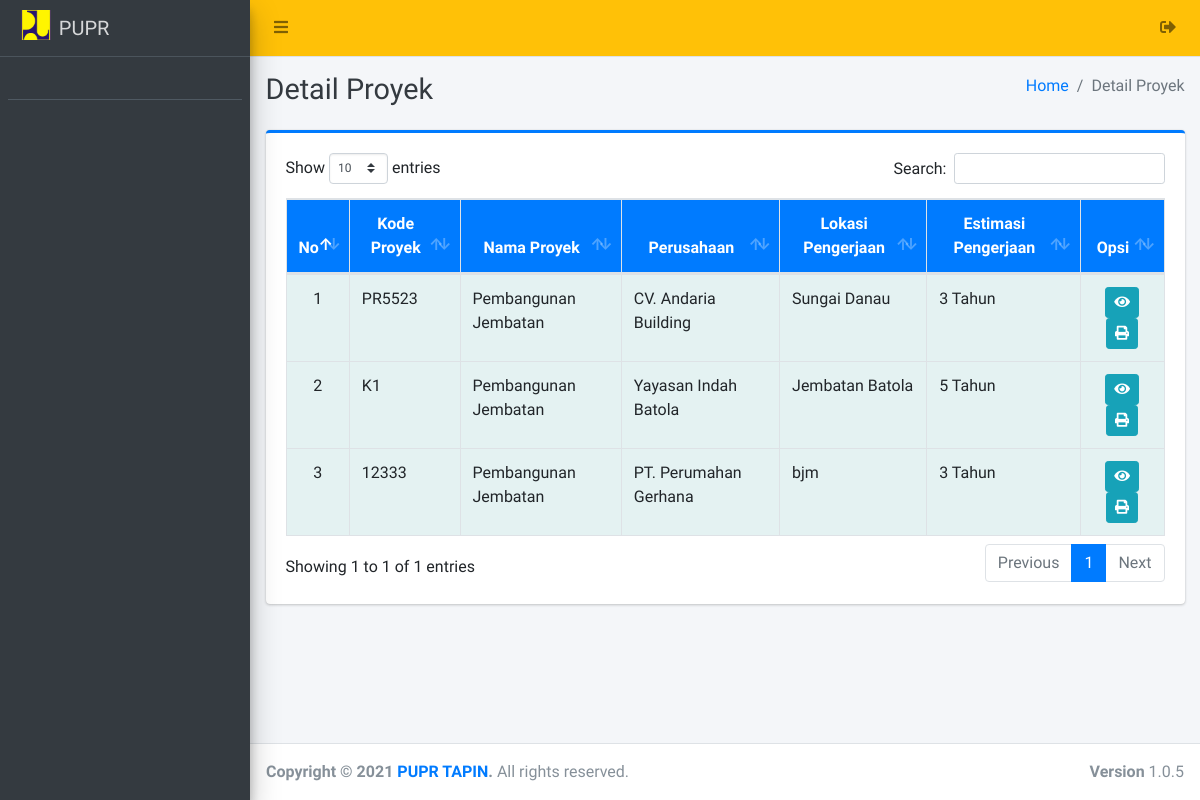
Screenshot of /user/detailproyek/index.php with the database file from the repository.
### tables this page shows
CREATE TABLE `proyek` (
  `id_proyek` int(11) NOT NULL,
  `kode_proyek` varchar(77) NOT NULL,
  `nama_proyek` varchar(150) NOT NULL,
  `id_perusahaan` int(11) NOT NULL,
  `alamat_proyek` text NOT NULL,
  `estimasi` varchar(200) NOT NULL,
  `status_proyek` varchar(100) NOT NULL,
  `status_jalan` varchar(40) DEFAULT NULL,
  `ket_tunda` varchar(255) DEFAULT NULL,
  `tgl_mulai` date DEFAULT NULL,
  `tgl_selesai` date DEFAULT NULL,
  `id_am` int(11) DEFAULT NULL,
  `biaya_akhir` varchar(250) DEFAULT NULL,
  `progres` varchar(25) DEFAULT NULL,
  `tgl_progres` varchar(25) DEFAULT NULL
);

CREATE TABLE `perusahaan` (
  `id_perusahaan` int(11) NOT NULL,
  `nama_perusahaan` varchar(255) NOT NULL,
  `bidang_perusahaan` varchar(200) NOT NULL,
  `alamat_perusahaan` varchar(220) NOT NULL,
  `tahun_berdiri` date NOT NULL,
  `nama_pimpinan` varchar(120) NOT NULL,
  `no_telp` varchar(70) NOT NULL,
  `email` varchar(100) NOT NULL,
  `file` text NOT NULL
);

### user/detailproyek/index.php (the view, shortened to what this page needs)
<?php
require '../../config/koneksi.php';
?>
<!DOCTYPE html>
<html>
<?php
include '../../templates/head.php';
?>
<body class="hold-transition sidebar-mini layout-fixed">
    <div class="wrapper">
        <?php
        include '../../templates/navbar.php';
        ?>
        <?php
        include '../../templates/sidebar.php';
        ?>
        <div class="content-wrapper">
            <div class="content-header">
                <div class="container-fluid">
                    <div class="row mb-2">
                        <div class="col-sm-6">
                            <h1 class="m-0 text-dark">Detail Proyek</h1>
                        </div>
                        <div class="col-sm-6">
                            <ol class="breadcrumb float-sm-right">
                                <li class="breadcrumb-item"><a href="#">Home</a></li>
                                <li class="breadcrumb-item active">Detail Proyek</li>
                            </ol>
                        </div>
                    </div>
                </div>
            </div>
            <section class="content">
                <div class="container-fluid">
                    <div class="row">
                        <div class="col-12">
                            <div class="card card-primary card-outline">
                                <div class="card-body">
                                    <div class="table-responsive">
                                        <table id="example1" class="table table-bordered table-striped">
                                            <thead class="bg-blue">
                                                <tr align="center">
                                                    <th>No</th>
                                                    <th>Kode Proyek</th>
                                                    <th>Nama Proyek</th>
                                                    <th>Perusahaan</th>
                                                    <th>Lokasi Pengerjaan</th>
                                                    <th>Estimasi Pengerjaan</th>
                                                    <th>Opsi</th>
                                                </tr>
                                            </thead>
                                            <?php
                                            $no = 1;
                                            $data = $koneksi->query("SELECT * FROM proyek as p LEFT JOIN perusahaan as pr ON p.id_perusahaan = pr.id_perusahaan ORDER BY p.id_perusahaan DESC");
                                            while ($row = $data->fetch_array()) {
                                            ?>
                                                <tbody style="background-color: azure">
                                                    <tr>
                                                        <td align="center"><?= $no++ ?></td>
                                                        <td><?= $row['kode_proyek'] ?></td>
                                                        <td><?= $row['nama_proyek'] ?></td>
                                                        <td><?= $row['nama_perusahaan'] ?></td>
                                                        <td><?= $row['alamat_proyek'] ?></td>
                                                        <td><?= $row['estimasi'] ?></td>
                                                        <td align="center">
                                                            <a href="detail?id=<?= $row['id_proyek'] ?>" class="btn btn-info btn-sm" title="Detail"><i class="fa fa-eye"></i></a>
                                                            <a href="printdetail?id=<?= $row['id_proyek'] ?>" class="btn btn-info btn-sm" target="blank" title="Print"><i class="fa fa-print"></i></a>
                                                        </td>
                                                    </tr>
                                                </tbody>
                                            <?php } ?>
                                        </table>
                                    </div>
                                </div>
                            </div>
                        </div>
                    </div>
                </div>
            </section>
        </div>
        <?php include_once "../../templates/footer.php"; ?>
    </div>
</body>
</html>

### rows the page displays
proyek: kode_proyek "PR5523", nama_proyek "Pembangunan Jembatan", id_perusahaan.nama_perusahaan "CV. Andaria Building", alamat_proyek "Sungai Danau", estimasi "3 Tahun"
proyek: kode_proyek "K1", nama_proyek "Pembangunan Jembatan", id_perusahaan.nama_perusahaan "Yayasan Indah Batola", alamat_proyek "Jembatan Batola", estimasi "5 Tahun"
proyek: kode_proyek "12333", nama_proyek "Pembangunan Jembatan", id_perusahaan.nama_perusahaan "PT. Perumahan Gerhana", alamat_proyek "bjm", estimasi "3 Tahun"
